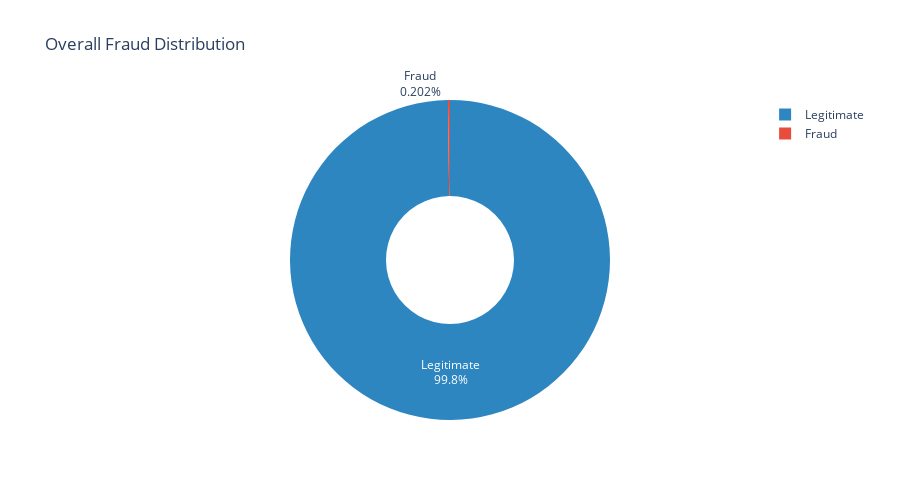

The notebook cell saved with this chart:
### Markdown cell above
## 2. Fraud Distribution - Interactive Visualization

### Code cell
# Interactive Pie Chart - Fraud vs Legitimate
fraud_counts = train['FraudResult'].value_counts()

fig = go.Figure(data=[go.Pie(
    labels=['Legitimate', 'Fraud'],
    values=fraud_counts.values,
    hole=0.4,
    marker=dict(colors=['#2E86C1', '#E74C3C']),
    textinfo='label+percent',
    hovertemplate="<b>%{label}</b><br>Count: %{value:,}<br>Percentage: %{percent}<extra></extra>"
)])

fig.update_layout(
    title='Overall Fraud Distribution',
    height=500,
    showlegend=True
)

fig.show()

### Figure 1 — Plotly figure (JSON) as saved in the notebook; plotly's stock layout.template omitted (floating-point values rounded to 4 significant figures)
{"data": [{"hole": 0.4, "hovertemplate": "<b>%{label}</b><br>Count: %{value:,}<br>Percentage: %{percent}<extra></extra>", "labels": ["Legitimate", "Fraud"], "marker": {"colors": ["#2E86C1", "#E74C3C"]}, "textinfo": "label+percent", "type": "pie", "values": [95469, 193]}], "layout": {"height": 500, "showlegend": true, "title": {"text": "Overall Fraud Distribution"}}}
